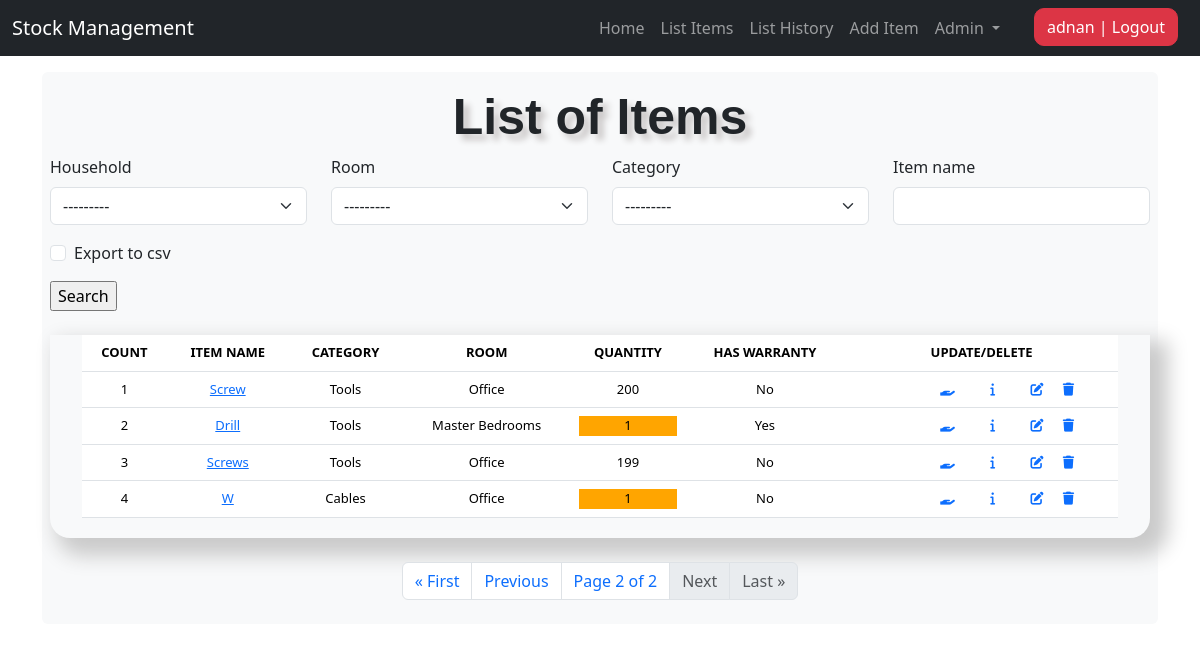
Page /list_items/?page=2 (signed in) on the committed database.
### stockmgmt/models.py (models this page shows, shortened)
class Stock(models.Model):
    household = models.ForeignKey(
        Household, on_delete=models.CASCADE, blank=True)
    room = models.ForeignKey(Room, on_delete=models.CASCADE, blank=True)
    location = models.ForeignKey(
        Location, on_delete=models.CASCADE, blank=True)
    category = models.ForeignKey(
        Category, on_delete=models.CASCADE, blank=True)
    item_name = models.CharField(max_length=50, blank=True, null=True)
    quantity = models.IntegerField(default='0', blank=True, null=True)
    receive_quantity = models.IntegerField(default='0', blank=True, null=True)
    receive_by = models.CharField(max_length=50, blank=True, null=True)
    issue_quantity = models.IntegerField(default='0', blank=True, null=True)
    issue_by = models.CharField(max_length=50, blank=True, null=True)
    issue_to = models.CharField(max_length=50, blank=True, null=True)
    item_usage = models.TextField(max_length=500, blank=True, null=True)
    phone_number = models.CharField(max_length=50, blank=True, null=True)
    created_by = models.CharField(max_length=50, blank=True, null=True)
    reorder_level = models.IntegerField(default='3', blank=True, null=True)
    timestamp = models.DateTimeField(auto_now_add=True, auto_now=False)
    last_updated = models.DateTimeField(auto_now_add=False, auto_now=True)
    has_warranty = models.BooleanField(default=False, blank=False, null=True)
    item_notes = models.TextField(max_length=500, blank=True, null=True)

class Category(models.Model):
    name = models.CharField(max_length=50, blank=False, null=True,
                            help_text="What category is the item related to? (such Cables/Computer Parts/Tools?)")
    def __str__(self):
        return self.name.title() if self.name else ""

class Room(models.Model):
    name = models.CharField(max_length=50, blank=False,
                            null=True, help_text="Which room is the item at?")
    def __str__(self):
        return self.name.title() if self.name else ""

### stockmgmt/views.py (the view, shortened to what this page needs)
# urls.py: path('list_items/', views.list_items, name='list_items'),
@login_required
def list_items(request):
    title = 'List of Items'
    form = StockSearchForm(request.POST or None)
    queryset = Stock.objects.all()
    paginator = Paginator(queryset, 10)  # Show 10 items per page
    page_number = request.GET.get('page')
    items = paginator.get_page(page_number)
    context = {
        "form": form,
        "title": title,
        "items": items,  # Pass the paginated items to the template
    }
    return render(request, "./includes/list_items.html", context)

### stockmgmt/forms.py
class StockSearchForm(forms.ModelForm):
    export_to_CSV = forms.BooleanField(required=False)
    start_date = forms.DateTimeField(required=False)
    end_date = forms.DateTimeField(required=False)
    class Meta:
        model = Stock
        fields = [
            'household',
            'room',
            'category',
            'item_name',
            'start_date',
            'end_date'
        ]

### stockmgmt/models.py (called while the page is built)
    def __str__(self):
        return self.name.title() if self.name else ""

### stockmgmt/templates/includes/list_items.html (shortened to what this page needs)
{% extends 'base.html' %}
{% load crispy_forms_tags %}
{% block content %}
<form method="POST" action="" class="d-lg-block d-md-none d-sm-none d-none">
    <div class="row">
        <div class="col-lg-3 col-md-6 col-sm-12">
            {{ form.household|as_crispy_field }}
        </div>
        <div class="col-lg-3 col-md-6 col-sm-12">
            {{ form.room|as_crispy_field }}
        </div>
        <div class="col-lg-3 col-md-6 col-sm-12">
            {{ form.category|as_crispy_field }}
        </div>
        <div class="col-lg-3 col-md-6 col-sm-12">
            {{ form.item_name|as_crispy_field }}
        </div>
    </div>
    <div class="row">
        <div class="col">
            {{ form.export_to_CSV|as_crispy_field }}
        </div>
    </div>
    <input type="submit" value="Search" />
</form>
<br>
<div class="display_table d-lg-block d-md-none d-none">
    <table class="table">
        <thead>
            <tr>
                <th>COUNT</th>
                <th>ITEM NAME</th>
                <th>CATEGORY</th>
                <th>ROOM</th>
                <th>QUANTITY</th>
                <th>HAS WARRANTY</th>
                <th>UPDATE/DELETE</th>
            </tr>
        </thead>
        {% for stock in items %}
        <tr>
            <td>{{ forloop.counter }}</td>
            <td><a href="{% url 'update_items' stock.id %}">{{ stock.item_name|title }}</a></td>
            <td>{{ stock.category }}</td>
            <td>{{ stock.room }}</td>
            <td>
                {% if stock.quantity <= stock.reorder_level %}
                <div style="background-color: orange;">
                    {{ stock.quantity }}
                </div>
                {% else %}
                {{ stock.quantity }}
                {% endif %}
            </td>
            <td>
                {% if stock.has_warranty %}
                Yes
                {% else %}
                No
                {% endif %}
            </td>
            <td>
                <a href="{% url 'receive_items' stock.id %}"></a>
                <a href="{% url 'issue_items' stock.id %}"><i class="fa-solid fa-hand-holding custom-icon"
                        data-toggle="tooltip" data-placement="top" title="Item Out"></i></a>
                <a href="{% url 'item_detail' stock.id %}"><i class="fa-solid fa-info custom-icon"></i></a>
                <a href="{% url 'update_items' stock.id %}"><i class="fa-solid fa-pen-to-square custom-icon"></i></a>
                <a href="{% url 'delete_items' stock.id %}"><i class="fa-solid fa-trash"></i></a>
            </td>
        </tr>
        {% endfor %}
    </table>
</div>
<br>
<div class="d-sm-none d-md-block d-sm-none d-none">
    <nav aria-label="Page navigation example">
        <ul class="pagination justify-content-center">
            <li class="page-item">
                {% if items.has_previous %}
                <a class="page-link" href="?page=1">&laquo; First</a>
                {% else %}
                <span class="page-link disabled">&laquo; First</span>
                {% endif %}
            </li>
            <li class="page-item">
                {% if items.has_previous %}
                <a class="page-link" href="?page={{ items.previous_page_number }}">Previous</a>
                {% else %}
                <span class="page-link disabled">Previous</span>
                {% endif %}
            </li>
            <li class="page-item">
                <span class="page-link">
                    Page {{ items.number }} of {{ items.paginator.num_pages }}
                </span>
            </li>
            <li class="page-item">
                {% if items.has_next %}
                <a class="page-link" href="?page={{ items.next_page_number }}">Next</a>
                {% else %}
                <span class="page-link disabled">Next</span>
                {% endif %}
            </li>
            <li class="page-item">
                {% if items.has_next %}
                <a class="page-link" href="?page={{ items.paginator.num_pages }}">Last &raquo;</a>
                {% else %}
                <span class="page-link disabled">Last &raquo;</span>
                {% endif %}
            </li>
        </ul>
    </nav>
</div>
{% endblock %}

### stockmgmt/templates/partials/nav.html (shortened to what this page needs)
<nav class="navbar navbar-expand-lg navbar-dark bg-dark fixed-top" aria-label="Offcanvas navbar large">
    <div class="container-fluid">
        <a class="navbar-brand" href="#">Stock Management</a>
        <div class="offcanvas offcanvas-end text-bg-dark" tabindex="-1" id="offcanvasNavbar2"
            aria-labelledby="offcanvasNavbar2Label">
            <div class="offcanvas-body">
                <ul class="navbar-nav justify-content-end flex-grow-1 pe-3">
                    <li class="nav-item">
                        <a class="nav-link" aria-current="page" href="{% url 'home' %}">Home</a>
                    </li>
                    {% if request.user.is_authenticated %}
                    <li class="nav-item">
                        <a class="nav-link" href="{% url 'list_items' %}">List Items</a>
                    </li>
                    <li class="nav-item">
                        <a class="nav-link" href="{% url 'list_history' %}">List History</a>
                    </li>
                    <li class="nav-item">
                        <a class="nav-link" href="{% url 'add_items' %}">Add Item</a>
                    </li>
                    {% endif %}
                    {% if request.user.is_superuser %}
                    <li class="nav-item dropdown">
                        <a class="nav-link dropdown-toggle" href="#" role="button" data-bs-toggle="dropdown"
                            aria-expanded="false">
                            Admin
                        </a>
                    </li>
                    {% endif %}
                </ul>
                <ul class="navbar-nav">
                    {% if request.user.is_authenticated %}
                    <li>
                        <form action="/accounts/logout" method="post">
                            <button class="custom-btn btn btn-danger" type="submit">{{ request.user }} | Logout</button>
                        </form>
                    </li>
                    {% else %}
                    <li><a class="nav-link" href="/accounts/login">Login</a></li>
                    {% endif %}
                </ul>
            </div>
        </div>
    </div>
</nav>

### stockmgmt/static/css/style.css (style rules this page uses)
body { background-image: url("../img/bg.jpg"); background-repeat: no-repeat; background-size: cover; background-attachment: fixed; height: 100vh; }
.table { font-size: 13px; text-align: center; width: 95%; margin: auto; text-align: center; }
.table tr:nth-child(odd) { background: #cacaca }
.table tr:nth-child(even) { background: #e9e9e9 }
th { color: #000000; }
.display_table { border-bottom-right-radius: 20px; border-bottom-left-radius: 20px; padding-left: 5px; padding-right: 5px; padding-bottom: 20px; box-shadow: 12px 12px 20px 6px #cacaca; }
.custom-icon { padding: 0 1rem; }
.custom-btn { margin: 0 10px; border-radius: 10px; }
.ui-datepicker tbody, td, tfoot, th, thead, tr { padding: 5px; }

### rows in the picture
Stock: item_name "Screw", category "Tools", room "Office", quantity "200", has_warranty "No"
Stock: item_name "Drill", category "Tools", room "Master Bedrooms", quantity "1", has_warranty "Yes"
Stock: item_name "Screws", category "Tools", room "Office", quantity "199", has_warranty "No"
Stock: item_name "W", category "Cables", room "Office", quantity "1", has_warranty "No"

### other values in the picture
{{ request.user }} "adnan"
{{ title }} "List of Items"
{{ items.number }} "2"
{{ items.paginator.num_pages }} "2"
